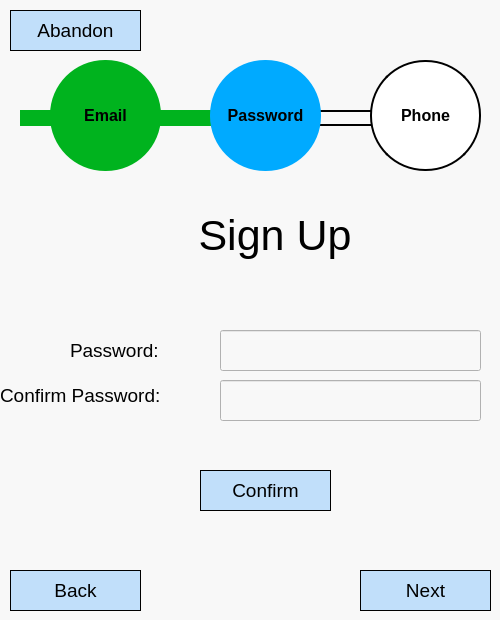
<?xml version="1.0" encoding="UTF-8"?>
<ui version="4.0">
 <class>Dialog</class>
 <widget class="QDialog" name="Dialog">
  <property name="geometry">
   <rect>
    <x>0</x>
    <y>0</y>
    <width>500</width>
    <height>620</height>
   </rect>
  </property>
  <property name="windowTitle">
   <string>Dialog</string>
  </property>
  <property name="styleSheet">
   <string notr="true">background-color: rgb(248, 248, 248);</string>
  </property>
  <widget class="QLabel" name="txtReenterPassword">
   <property name="geometry">
    <rect>
     <x>0</x>
     <y>380</y>
     <width>211</width>
     <height>31</height>
    </rect>
   </property>
   <property name="font">
    <font>
     <pointsize>14</pointsize>
    </font>
   </property>
   <property name="text">
    <string>Confirm Password:</string>
   </property>
  </widget>
  <widget class="QLineEdit" name="tfReenterPassword">
   <property name="geometry">
    <rect>
     <x>220</x>
     <y>380</y>
     <width>261</width>
     <height>41</height>
    </rect>
   </property>
   <property name="styleSheet">
    <string notr="true">background-color: rgb(248, 248, 248);</string>
   </property>
   <property name="text">
    <string/>
   </property>
  </widget>
  <widget class="QPushButton" name="btnNext">
   <property name="geometry">
    <rect>
     <x>360</x>
     <y>570</y>
     <width>131</width>
     <height>41</height>
    </rect>
   </property>
   <property name="font">
    <font>
     <pointsize>14</pointsize>
    </font>
   </property>
   <property name="styleSheet">
    <string notr="true">border: 0.5px solid #000000;
background-color: rgb(138, 198, 253,0.5);</string>
   </property>
   <property name="text">
    <string>Next</string>
   </property>
  </widget>
  <widget class="QLabel" name="progressPhone">
   <property name="geometry">
    <rect>
     <x>370</x>
     <y>60</y>
     <width>111</width>
     <height>111</height>
    </rect>
   </property>
   <property name="font">
    <font>
     <pointsize>12</pointsize>
     <weight>75</weight>
     <bold>true</bold>
    </font>
   </property>
   <property name="styleSheet">
    <string notr="true">  height: 50px;
  width: 50px;
  background-color: rgb(255, 255, 255);
border: 2px solid rgb(0, 0, 0);
  border-radius: 55%;</string>
   </property>
   <property name="text">
    <string>Phone</string>
   </property>
   <property name="alignment">
    <set>Qt::AlignCenter</set>
   </property>
  </widget>
  <widget class="QLabel" name="progessEmail">
   <property name="geometry">
    <rect>
     <x>50</x>
     <y>60</y>
     <width>111</width>
     <height>111</height>
    </rect>
   </property>
   <property name="font">
    <font>
     <pointsize>12</pointsize>
     <weight>75</weight>
     <bold>true</bold>
    </font>
   </property>
   <property name="styleSheet">
    <string notr="true">  height: 50px;
  width: 50px;

background-color: rgb(0, 179, 30);
  border-radius: 55%;</string>
   </property>
   <property name="text">
    <string>Email</string>
   </property>
   <property name="alignment">
    <set>Qt::AlignCenter</set>
   </property>
  </widget>
  <widget class="QLabel" name="EmailToPassword">
   <property name="enabled">
    <bool>true</bool>
   </property>
   <property name="geometry">
    <rect>
     <x>130</x>
     <y>110</y>
     <width>101</width>
     <height>16</height>
    </rect>
   </property>
   <property name="styleSheet">
    <string notr="true">
background-color: rgb(0, 179, 30);</string>
   </property>
   <property name="text">
    <string/>
   </property>
  </widget>
  <widget class="QLabel" name="progessPassword">
   <property name="geometry">
    <rect>
     <x>210</x>
     <y>60</y>
     <width>111</width>
     <height>111</height>
    </rect>
   </property>
   <property name="font">
    <font>
     <pointsize>12</pointsize>
     <weight>75</weight>
     <bold>true</bold>
    </font>
   </property>
   <property name="styleSheet">
    <string notr="true">  height: 50px;
  width: 50px;
  background-color: rgb(255, 255, 255);
  background-color: rgb(0, 170, 255);
  border-radius: 55%;</string>
   </property>
   <property name="text">
    <string>Password</string>
   </property>
   <property name="alignment">
    <set>Qt::AlignCenter</set>
   </property>
  </widget>
  <widget class="QLabel" name="txtSignInTitle">
   <property name="geometry">
    <rect>
     <x>140</x>
     <y>200</y>
     <width>270</width>
     <height>71</height>
    </rect>
   </property>
   <property name="font">
    <font>
     <pointsize>32</pointsize>
    </font>
   </property>
   <property name="text">
    <string>Sign Up</string>
   </property>
   <property name="alignment">
    <set>Qt::AlignCenter</set>
   </property>
  </widget>
  <widget class="QLabel" name="PasswordToPhone">
   <property name="enabled">
    <bool>true</bool>
   </property>
   <property name="geometry">
    <rect>
     <x>290</x>
     <y>110</y>
     <width>101</width>
     <height>16</height>
    </rect>
   </property>
   <property name="styleSheet">
    <string notr="true">border: 2px solid rgb(0, 0, 0);</string>
   </property>
   <property name="text">
    <string/>
   </property>
  </widget>
  <widget class="QPushButton" name="btnAbandon">
   <property name="geometry">
    <rect>
     <x>10</x>
     <y>10</y>
     <width>131</width>
     <height>41</height>
    </rect>
   </property>
   <property name="font">
    <font>
     <pointsize>14</pointsize>
    </font>
   </property>
   <property name="styleSheet">
    <string notr="true">border: 0.5px solid #000000;
background-color: rgb(138, 198, 253,0.5);</string>
   </property>
   <property name="text">
    <string>Abandon</string>
   </property>
  </widget>
  <widget class="QLabel" name="Entry">
   <property name="enabled">
    <bool>true</bool>
   </property>
   <property name="geometry">
    <rect>
     <x>20</x>
     <y>110</y>
     <width>71</width>
     <height>16</height>
    </rect>
   </property>
   <property name="styleSheet">
    <string notr="true">
background-color: rgb(0, 179, 30);</string>
   </property>
   <property name="text">
    <string/>
   </property>
  </widget>
  <widget class="QLabel" name="txtPassword">
   <property name="geometry">
    <rect>
     <x>70</x>
     <y>330</y>
     <width>141</width>
     <height>41</height>
    </rect>
   </property>
   <property name="font">
    <font>
     <pointsize>14</pointsize>
    </font>
   </property>
   <property name="text">
    <string>Password:</string>
   </property>
  </widget>
  <widget class="QLineEdit" name="tfPassword">
   <property name="geometry">
    <rect>
     <x>220</x>
     <y>330</y>
     <width>261</width>
     <height>41</height>
    </rect>
   </property>
   <property name="styleSheet">
    <string notr="true">background-color: rgb(248, 248, 248);</string>
   </property>
   <property name="text">
    <string/>
   </property>
  </widget>
  <widget class="QPushButton" name="btnConfirm">
   <property name="geometry">
    <rect>
     <x>200</x>
     <y>470</y>
     <width>131</width>
     <height>41</height>
    </rect>
   </property>
   <property name="font">
    <font>
     <pointsize>14</pointsize>
    </font>
   </property>
   <property name="styleSheet">
    <string notr="true">border: 0.5px solid #000000;
background-color: rgb(138, 198, 253,0.5);</string>
   </property>
   <property name="text">
    <string>Confirm</string>
   </property>
  </widget>
  <widget class="QPushButton" name="btnBack">
   <property name="geometry">
    <rect>
     <x>10</x>
     <y>570</y>
     <width>131</width>
     <height>41</height>
    </rect>
   </property>
   <property name="font">
    <font>
     <pointsize>14</pointsize>
    </font>
   </property>
   <property name="styleSheet">
    <string notr="true">border: 0.5px solid #000000;
background-color: rgb(138, 198, 253,0.5);</string>
   </property>
   <property name="text">
    <string>Back</string>
   </property>
  </widget>
  <zorder>PasswordToPhone</zorder>
  <zorder>txtReenterPassword</zorder>
  <zorder>tfReenterPassword</zorder>
  <zorder>btnNext</zorder>
  <zorder>progressPhone</zorder>
  <zorder>EmailToPassword</zorder>
  <zorder>progessPassword</zorder>
  <zorder>txtSignInTitle</zorder>
  <zorder>btnAbandon</zorder>
  <zorder>Entry</zorder>
  <zorder>progessEmail</zorder>
  <zorder>txtPassword</zorder>
  <zorder>tfPassword</zorder>
  <zorder>btnConfirm</zorder>
  <zorder>btnBack</zorder>
 </widget>
 <resources/>
 <connections/>
</ui>
